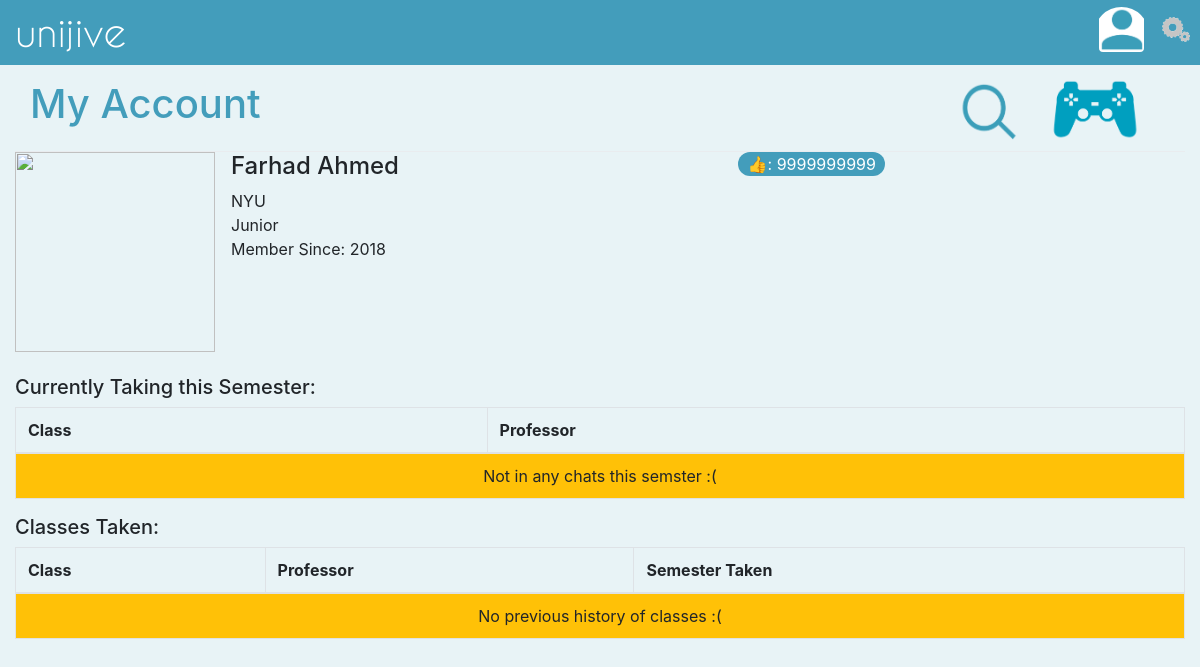
Screenshot of /my_account/ (signed in) with the database file from the repository.
### accounts/models.py (models this page shows, shortened)
class User(AbstractBaseUser):
    email           = models.EmailField(max_length= 255, unique =True)
    active          = models.BooleanField(default= True)
    staff           = models.BooleanField(default = False)
    admin           = models.BooleanField(default = False)
    memberSince     = models.DateTimeField(auto_now_add=True)
    USERNAME_FIELD  = 'email'
    REQUIRED_FIELDS = []
    objects = UserManager()
    @property
    def is_active(self):
        return self.active

class UserProfile(models.Model):
    user            = models.OneToOneField(User)
    firstName       = models.CharField(max_length = 30)
    lastName        = models.CharField(max_length = 30)
    username        = models.CharField(max_length = 30)
    university      = models.CharField(max_length = 30)
    numberofLikes   = models.IntegerField(default = 0)
    profilePic      = models.ImageField(default = os.path.join(BASE_DIR, "/webpages/static/icons_/account_icon.PNG") )
    YEAR_IN_SCHOOL_CHOICES = (
        ('Freshman', 'Freshman'),
        ('Sophomore', 'Sophomore'),
        ('Junior', 'Junior'),
        ('Senior', 'Senior'),
    )
    year_in_school = models.CharField(max_length=15, choices=YEAR_IN_SCHOOL_CHOICES, default='Freshman',)

### webpages/views.py (the view)
# urls.py: url(r'^my_account/$', AccountDetailView.as_view(template_name = "unijive.my_account.html"), name='myAccount'),
class AccountDetailView(LoginRequiredMixin, ListView):
    def get_queryset(self):
        queryset = User_s_Chats.objects.filter(owner = self.request.user)
        return queryset

### templates/unijive.my_account.html (shortened to what this page needs)
{% extends 'unijive.nav_bar_base.html'%}
{% block content %}
{% load static %}
<div class = "container-fluid">
        <div class = "page-header-like-modal"  >
                <h1 style = "color:#439DBB;">My Account
                        <a href = "{% url "distractions" %}"><img src = "{% static "icons_/distractions.png" %}" height="60px" width="auto" style = "float:right;margin-right:30px;"></a>
                    <a href = "/search_chats"><img src = "{% static "icons_/search_icon.PNG" %}" height="60px" width="60px" style = "float:right;margin-right:30px;"></a>
                    </h1>
            </div>
    <ul class="list-unstyled">
        <li class="media">
        <img class="mr-3" src={{object.profilePic}} alt="Profile Picture: This is you!" height="200px" width ="200px">
        <div class="media-body">
            <div class="row">
            <div class = "col-lg">
        <h4> {{user.userprofile.firstName}} {{user.userprofile.lastName}}</h4>
        <h7>{{user.userprofile.university}}</h7><br>
        <h7>{{user.userprofile.year_in_school}}</h7><br>
        <h7>Member Since: {{user.memberSince.year}}</h7>
        <br>
        </div>
        <div class= "col-lg">
            <div class = "container">
        <span class="badge-pill" style="background-color:#439DBB;color:white;float:left;">&#x1f44d: {{user.userprofile.numberofLikes}} </span>
        </div>
        </div>
        </div>
        </div>
        </li>
    <li class = "media">
        <div class="media-body" style = "margin-top:2%">
            <h5>Currently Taking this Semester:</h5>
                <table class="table table-striped table-bordered">
                        <thead>
                            <td><strong>Class</strong></td>
                            <td><strong>Professor</strong></td>
                        </thead>
                        <tbody>
                        {% for  object in object_list %}
                        {% if object.chatID.currently_active and not object.archived %}
                        <tr>
                        <td>{{object.chatID.className}}</td>
                        <td>{{object.chatID.professor}}</td>
                        </tr>
                        {% endif %}
                        {% empty %}
                        <tr>
                          <td colspan="7" class="text-center bg-warning">Not in any chats this semster :(</td>
                        </tr>
                        {% endfor %}
                        </tbody>
                        </table>
        </div>
        </li>
        <li class="media">
        <div class="media-body">
                <h5>Classes Taken:</h5>
                <table class="table table-striped table-bordered">
                        <thead>
                            <td><strong>Class</strong></td>
                            <td><strong>Professor</strong></td>
                            <td><strong>Semester Taken</strong></td>
                        </thead>
                        <tbody>
                            {% for  object in object_list %}
                            {% if object.chatID.currently_active == 0 %}
                            <tr>
                            <td>{{object.chatID.className}}</td>
                            <td>{{object.chatID.professor}}</td>
                            {% if object.chatID.s_year|make_list|first == 'F' %}
                            <td>Fall '{{object.chatID.s_year|slice:'1:' }}</td>
                            {% endif %}
                            {% if object.chatID.s_year|make_list|first == 'S' %}
                            <td>Spring '{{object.chatID.s_year|slice:'1:' }}</td>
                            {% endif %}
                            </tr>
                            {% endif %}
                            {% empty %}
                            <tr>
                              <td colspan="7" class="text-center bg-warning">No previous history of classes :(</td>
                            </tr>
                            {% endfor %}
                        </tbody>
                        </table>
        </div>
        </li>
        </ul>
</div>
{% endblock content %}

### webpages/static/sidebar.css (style rules this page uses)
.page-header-like-modal { padding: 15px; border-bottom: 1px solid #e9ecef; border-top-left-radius: 0.3rem; border-top-right-radius: 0.3rem; }
html, body { margin: 0; padding: 0; }

### rows the page displays
User: userprofile.firstName "Farhad", userprofile.lastName "Ahmed", userprofile.university "NYU", userprofile.year_in_school "Junior", memberSince.year "2018", userprofile.numberofLikes "9999999999"
